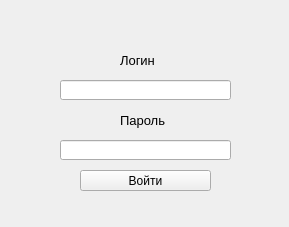
<?xml version="1.0" encoding="UTF-8"?>
<ui version="4.0">
 <class>Authorization</class>
 <widget class="QWidget" name="Authorization">
  <property name="geometry">
   <rect>
    <x>0</x>
    <y>0</y>
    <width>289</width>
    <height>227</height>
   </rect>
  </property>
  <property name="windowTitle">
   <string>Form</string>
  </property>
  <widget class="QLabel" name="label_3">
   <property name="geometry">
    <rect>
     <x>120</x>
     <y>110</y>
     <width>47</width>
     <height>21</height>
    </rect>
   </property>
   <property name="font">
    <font>
     <pointsize>10</pointsize>
    </font>
   </property>
   <property name="text">
    <string>Пароль</string>
   </property>
  </widget>
  <widget class="QLabel" name="label_2">
   <property name="geometry">
    <rect>
     <x>120</x>
     <y>50</y>
     <width>47</width>
     <height>21</height>
    </rect>
   </property>
   <property name="font">
    <font>
     <pointsize>10</pointsize>
    </font>
   </property>
   <property name="text">
    <string>Логин</string>
   </property>
  </widget>
  <widget class="QPushButton" name="pushButton">
   <property name="geometry">
    <rect>
     <x>80</x>
     <y>170</y>
     <width>131</width>
     <height>21</height>
    </rect>
   </property>
   <property name="text">
    <string>Войти</string>
   </property>
  </widget>
  <widget class="QLineEdit" name="lineEdit">
   <property name="geometry">
    <rect>
     <x>60</x>
     <y>80</y>
     <width>171</width>
     <height>20</height>
    </rect>
   </property>
  </widget>
  <widget class="QLineEdit" name="lineEdit_2">
   <property name="geometry">
    <rect>
     <x>60</x>
     <y>140</y>
     <width>171</width>
     <height>20</height>
    </rect>
   </property>
   <property name="echoMode">
    <enum>QLineEdit::Password</enum>
   </property>
  </widget>
 </widget>
 <resources/>
 <connections/>
</ui>
